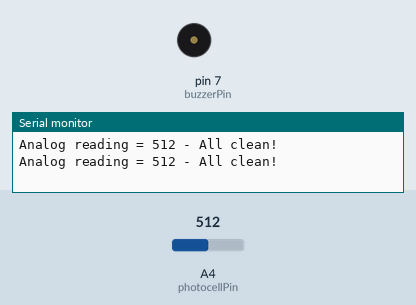
Recording of a sketch running on a simulated Arduino Uno, built with avr-gcc and run on an emulated ATmega328P. Shown: buzzer (waves = sounding, pin HIGH), the last lines printed to the serial monitor. The inputs (shaded band) are chosen by the test bench; at power-on: A4 (photocellPin) = 512.

Above: at 1.8 s.
1.9 s: A4 (photocellPin) set to 22
4.5 s: A4 (photocellPin) set to 18
At 6.2 s:
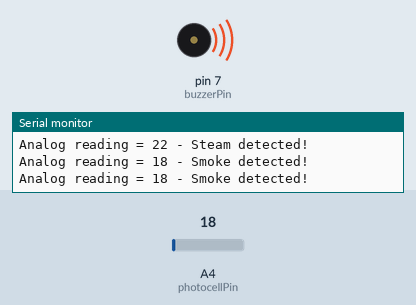
6.5 s: A4 (photocellPin) set to 0
At 9.6 s:
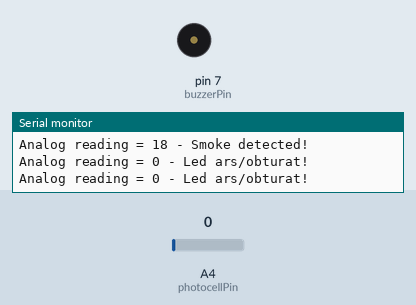
10.2 s: A4 (photocellPin) set to 30
At 11.1 s:
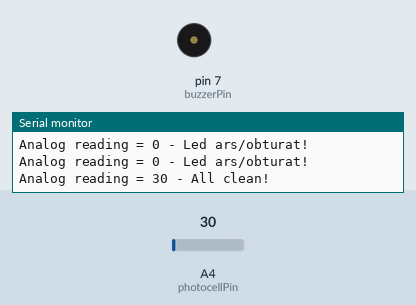
11.7 s: A4 (photocellPin) set to 10
At 13.3 s:
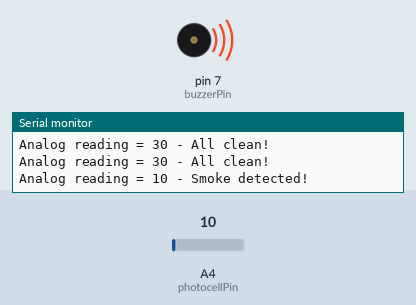
Timing chart, 0 to 14.8 s (numbered marks = the images above; inputs shaded):
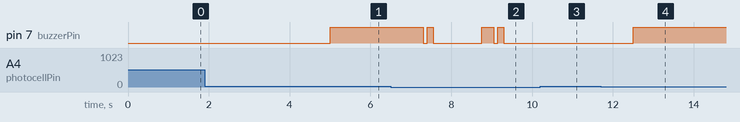

Measured:
- the behaviour switches between 20 and 19 on A4 (photocellPin) (found by bisection; images 0 and 1)
- after the input at 4.5 s, pin 7 (buzzerPin): LOW → HIGH after 0.50 s
- after the input at 6.5 s, pin 7 (buzzerPin): goes LOW 0.10 s, HIGH 0.15 s, LOW 1.2 s, HIGH 0.30 s, LOW 0.10 s, HIGH 0.15 s, then LOW, starting after 0.80 s
- after the input at 10.2 s, pin 7 (buzzerPin): stays LOW (without the input it goes to HIGH after 0.31 s)
- after the input at 11.7 s, pin 7 (buzzerPin): LOW → HIGH after 0.81 s

The sketch:

Detector_Fum.ino
```cpp
const int photocellPin = 4;
const int buzzerPin = 7;
int photocellValue;

void setup() {
  // put your setup code here, to run once:
  Serial.begin(9600);
  pinMode(buzzerPin, OUTPUT);
  pinMode(photocellPin, INPUT);
}

void beep(void){
     digitalWrite(buzzerPin, HIGH);
     delay(300);
     digitalWrite(buzzerPin, LOW);
     delay(100);
     digitalWrite(buzzerPin, HIGH);
     delay(150);
  digitalWrite(buzzerPin, LOW);
     delay(200);
}

void loop() {
  // put your main code here, to run repeatedly:

    photocellValue = analogRead(photocellPin);
    Serial.print("Analog reading = ");
    Serial.print(photocellValue);

   if(photocellValue < 3 ){
      Serial.println(" - Led ars/obturat!");
      beep();
    } else if (photocellValue < 20 ){
      Serial.println(" - Smoke detected!");
      digitalWrite(buzzerPin, HIGH);
    } else if (photocellValue < 30 ){
      digitalWrite(buzzerPin, LOW);
      Serial.println(" - Steam detected!");
    } else{
      digitalWrite(buzzerPin, LOW);
      Serial.println(" - All clean!");
    }
    delay(1000);
  }
```
